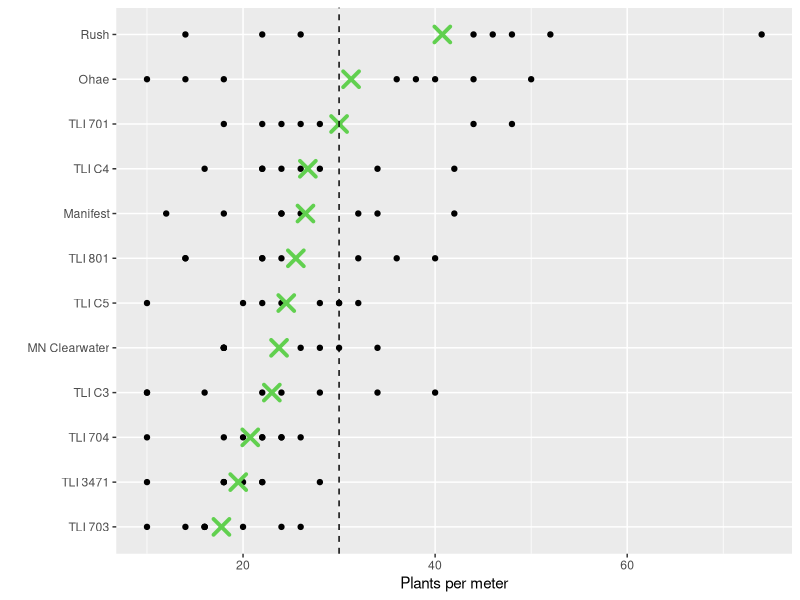
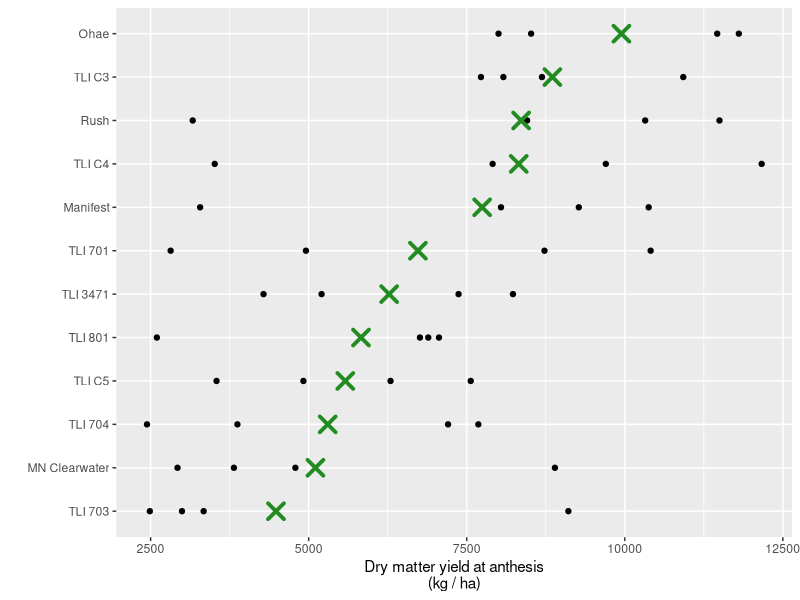
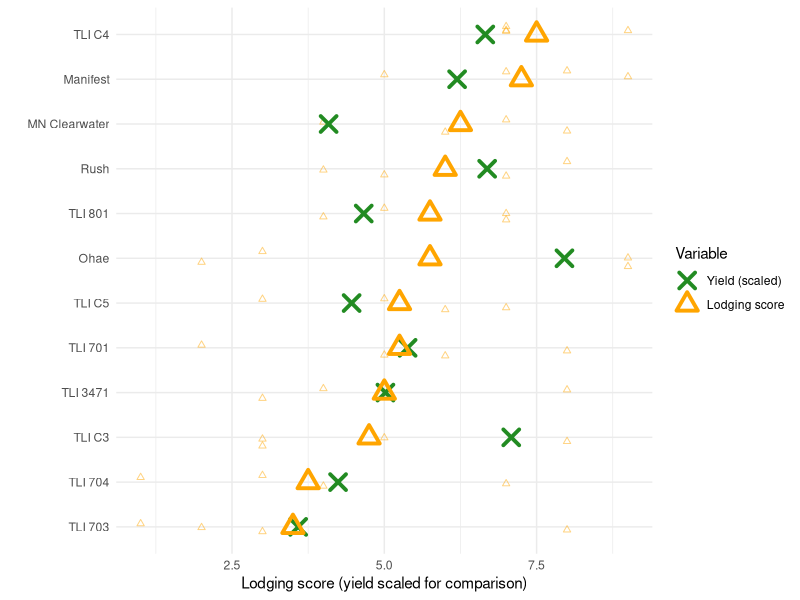

Source code (R) for these figures, in order:
## ---- chunk 1
library(tidyverse)

read.csv("KFC Master - data_all.csv") -> dat
  
## ---- chunk 2
#| label: fig-population
#| fig-cap: "Plant counts 3 weeks after planting. X indicates mean. Dashed line indicates target population."


dat %>% 
  filter(activity == "plant counts") %>% 
  select(plot, trtIWG, iwg_count_1, iwg_count_2) %>% 
  mutate(iwg_count_avg = (iwg_count_1+iwg_count_2)/2) %>% 
  mutate(trtIWG = fct_reorder(trtIWG, iwg_count_avg,
                              .fun = mean)) %>% 
  ggplot() +
  geom_point(aes(trtIWG,iwg_count_1*2)) +
  geom_point(aes(trtIWG,iwg_count_2*2)) +
  stat_summary(
    aes(trtIWG,iwg_count_avg*2),
    geom = "point",
    col = 3,
    size = 4,
    shape = 4,
    stroke = 2
  ) +
  geom_hline(
    yintercept = 30,
    linetype = 2) +
  coord_flip() +
  labs(y="Plants per meter",
       x="")

## ---- chunk 3
#| label: fig-yield
#| fig-cap: "Forage yield at anthesis. X indicates mean."

dat %>% 
  filter(activity == "harvest") %>% 
  select(plot, trtIWG, yield_drymatter_kgha, moisture_percent, lodging_score) %>% 
  mutate(trtIWG = fct_reorder(trtIWG, yield_drymatter_kgha,
                              .fun = mean)) %>% 
  ggplot() +
  geom_point(aes(trtIWG,yield_drymatter_kgha)) +
  stat_summary(
    aes(trtIWG,yield_drymatter_kgha),
    geom = "point",
    col = "forestgreen",
    size = 4,
    shape = 4,
    stroke = 2
  ) +
  coord_flip() +
  labs(y="Dry matter yield at anthesis\n(kg / ha)",
       x="")

## ---- chunk 4
#| label: fig-lodging
#| fig-cap: "Forage lodging scores at harvest (anthesis). Yield presented for comparison. Notice some of the lower yielding plots had lower lodging as well."

dat %>%
  filter(activity == "harvest") %>%
  select(plot, trtIWG, yield_drymatter_kgha, lodging_score) %>%
  mutate(trtIWG = fct_reorder(trtIWG, lodging_score, .fun = mean)) %>%
  pivot_longer(
    cols = c(yield_drymatter_kgha, lodging_score),
    names_to = "variable",
    values_to = "value"
  ) %>%
  mutate(
    # rescale yield for plotting on same axis as lodging
    value_scaled = case_when(
      variable == "yield_drymatter_kgha" ~ value / 1250, # scale yield down
      TRUE ~ value
    ),
    # draw lodging points on top
    variable = factor(variable, levels = c("yield_drymatter_kgha", "lodging_score"))
  ) %>%
  ggplot(aes(x = trtIWG)) +
  # individual lodging points as triangles
  geom_point(
    data = . %>% filter(variable == "lodging_score"),
    aes(y = value_scaled),
    color = "orange",
    shape = 2,   # hollow triangle
    alpha = 0.5,
    position = position_jitter(width = 0.2, height = 0)
  ) +
  # mean points for both lodging and scaled yield
  stat_summary(
    aes(y = value_scaled, color = variable, shape = variable),
    geom = "point",
    fun = mean,
    size = 4,
    stroke = 2
  ) +
  coord_flip() +
  scale_color_manual(
    values = c(
      yield_drymatter_kgha = "forestgreen",
      lodging_score = "orange"
    ),
    labels = c(
      yield_drymatter_kgha = "Yield (scaled)",
      lodging_score = "Lodging score"
    )
  ) +
  scale_shape_manual(
    values = c(
      yield_drymatter_kgha = 4,  # X
      lodging_score = 2          # triangle
    ),
    labels = c(
      yield_drymatter_kgha = "Yield (scaled)",
      lodging_score = "Lodging score"
    )
  ) +
  labs(
    x = "",
    y = "Lodging score (yield scaled for comparison)",
    color = "Variable",
    shape = "Variable"
  ) +
  theme_minimal()

## ---- chunk 5
dat %>%
  filter(activity == "harvest") %>%
  # glimpse()
  select(plot, trtIWG, yield_drymatter_kgha, lodging_score, moisture_percent) %>%
  mutate(Entry = trtIWG) %>% 
  group_by(Entry) %>% 
  summarise(`Moisture content %`= round(mean(moisture_percent),1)) %>% 
  knitr::kable(
    caption = "No differences among moisture content between varieties at harvest"
  )
